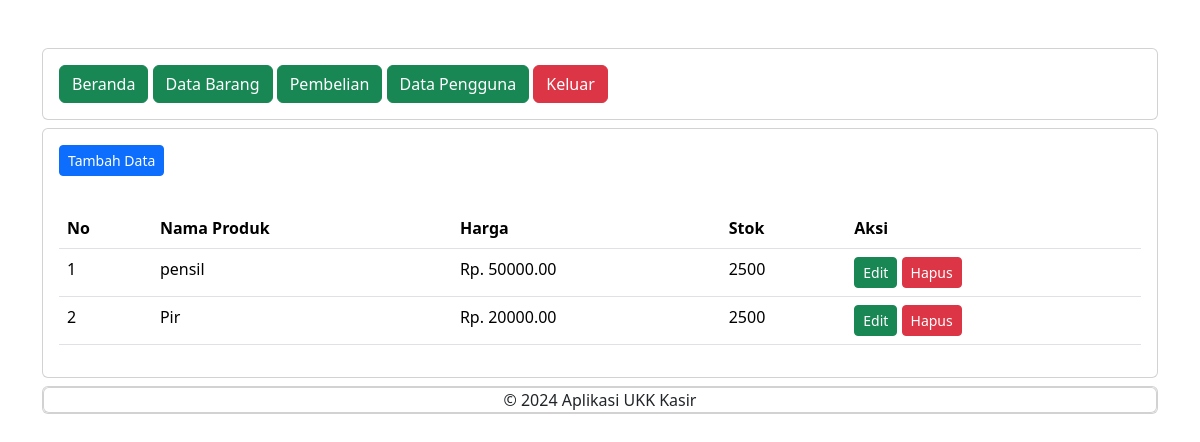
Page /administrator/data_barang.php (signed in) on the committed database.
### tables this page shows
CREATE TABLE `produk` (
  `produk_id` int(11) NOT NULL,
  `nama_produk` varchar(255) NOT NULL,
  `harga` decimal(10,2) NOT NULL,
  `stok` int(11) NOT NULL
);

### administrator/data_barang.php (the view, shortened to what this page needs)
<?php
include '../koneksi.php';
include "header.php";
include "navbar.php";
?>
<div class="card mt-2">
    <div class="card-body">
        <button type="button" class="btn btn-primary btn-sm" data-bs-toggle="modal" data-bs-target="#tambah-data">
            Tambah Data
        </button>
    </div>
    <div class="card-body">
        <table class="table">
            <thead>
                <tr>
                    <th>No</th>
                    <th>Nama Produk</th>
                    <th>Harga</th>
                    <th>Stok</th>
                    <th>Aksi</th>
                </tr>
            </thead>
            <tbody>
                <?php
                $no = 1;
                $data = mysqli_query($koneksi,"select * from produk");
                while($d = mysqli_fetch_array($data)){
                    ?>
                    <tr>
                        <td><?= $no++ ?></td>
                        <td><?= $d['nama_produk']; ?></td>
                        <td>Rp. <?= $d['harga']; ?></td>
                        <td><?= $d['stok']; ?></td>
                        <td>
                            <button type="button" class="btn btn-success btn-sm" data-bs-toggle="modal" data-bs-target="#edit-data<?= $d['produk_id'] ?>" <?= $d['produk_id']; ?>>
                                Edit
                            </button>
                            <button type="button" class="btn btn-danger btn-sm" data-bs-toggle="modal" data-bs-target="#hapus-data<?= $d['produk_id'] ?>" <?= $d['produk_id']; ?>>
                                Hapus
                            </button>
                        </td>
                    </tr>
                <?php } ?>
            </tbody>
        </table>
    </div>
</div>
<?php
include "footer.php";
?>

### rows in the picture
produk: nama_produk "pensil", harga "50000.00", stok "2500"
produk: nama_produk "Pir", harga "20000.00", stok "2500"
